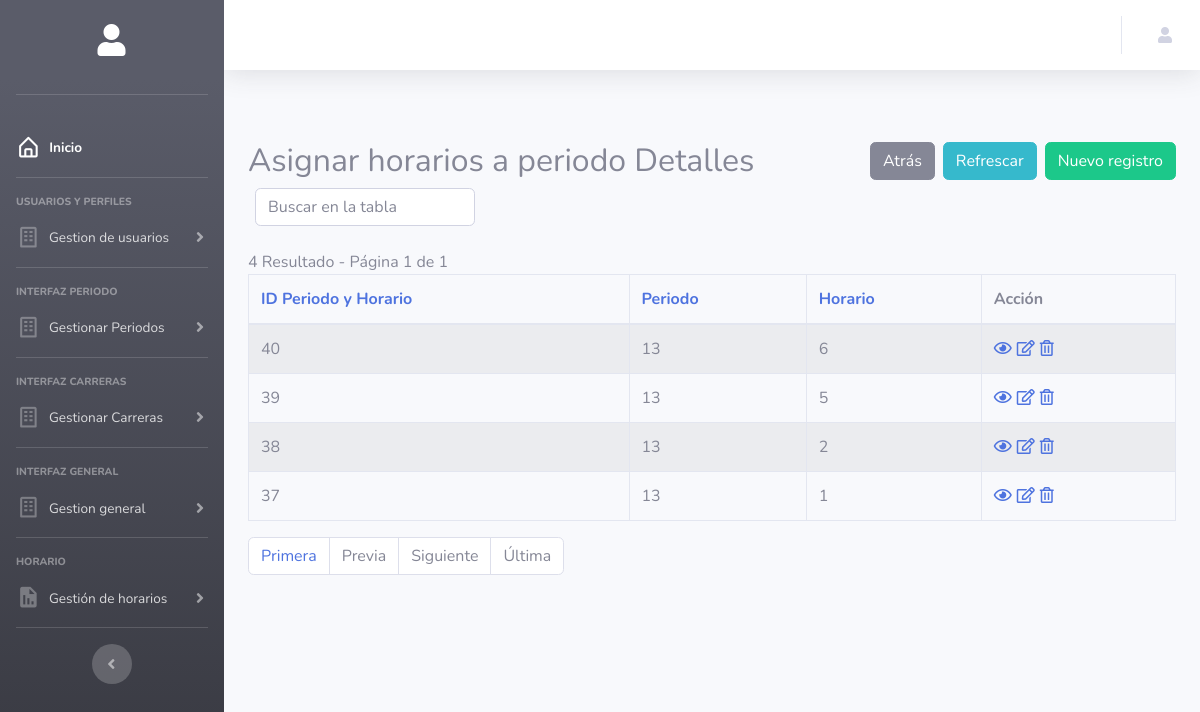
/Codigo/php/periodos_horarios-index.php, run on an earlier commit of the app's database.
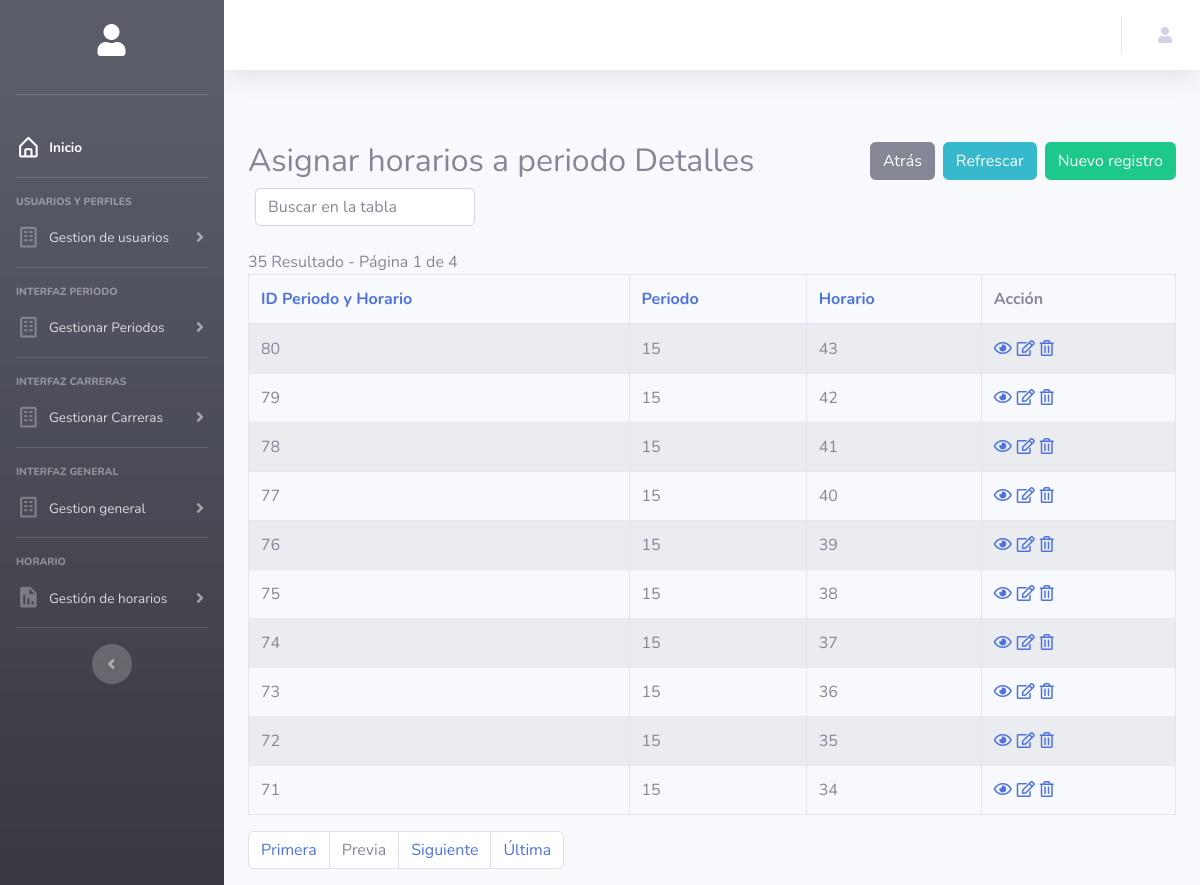
And on a later commit of the database.
### tables this page shows
CREATE TABLE `periodos_horarios` (
  `id_periodo_horario` int(11) NOT NULL,
  `id_periodo` int(11) NOT NULL,
  `id_horario` int(11) NOT NULL
);

### Codigo/php/config.php (called while the page is built, shortened)
<?php
$no_of_records_per_page = 10;
?>

### Codigo/php/periodos_horarios-index.php (the view, shortened to what the changed rows need)
<!DOCTYPE html>
<html lang="en">
<head>
</head>
<?php include('header.php'); ?>
<section class="pt-5">
    <div class="container-fluid">
        <div class="row">
            <div class="col-md-12">
                <div class="page-header clearfix">
                    <h2 class="float-left">Asignar horarios a periodo Detalles</h2>
                </div>
                <div class="form-row">
                </div>
                <br>
                <?php
                require_once "config.php";
                $domain = $_SERVER['HTTP_HOST'];
                $script = $_SERVER['SCRIPT_NAME'];
                $parameters = $_GET ? $_SERVER['QUERY_STRING'] : "";
                $protocol = ($_SERVER['HTTPS'] == "on" ? "https" : "http");
                $currenturl = $protocol . '://' . $domain . $script . '?' . $parameters;
                if (isset($_GET['pageno'])) {
                    $pageno = $_GET['pageno'];
                } else {
                    $pageno = 1;
                }
                $offset = ($pageno - 1) * $no_of_records_per_page;
                $total_pages_sql = "SELECT COUNT(*) FROM periodos_horarios";
                $result = mysqli_query($link, $total_pages_sql);
                $total_rows = mysqli_fetch_array($result)[0];
                $total_pages = ceil($total_rows / $no_of_records_per_page);
                $order = 'id_horario';
                $sort = 'desc';
                $sql = "SELECT * FROM periodos_horarios ORDER BY $order $sort LIMIT $offset, $no_of_records_per_page";
                $count_pages = "SELECT * FROM periodos_horarios";
                if (!empty($_GET['search'])) {
                    $search = ($_GET['search']);
                    $sql = "SELECT * FROM periodos_horarios
                            WHERE CONCAT_WS (id_periodo_horario,id_periodo,id_horario)
                            LIKE '%$search%'
                            ORDER BY $order $sort
                            LIMIT $offset, $no_of_records_per_page";
                    $count_pages = "SELECT * FROM periodos_horarios
                            WHERE CONCAT_WS (id_periodo_horario,id_periodo,id_horario)
                            LIKE '%$search%'
                            ORDER BY $order $sort";
                } else {
                    $search = "";
                }
                if ($result = mysqli_query($link, $sql)) {
                    if (mysqli_num_rows($result) > 0) {
                        if ($result_count = mysqli_query($link, $count_pages)) {
                            $total_pages = ceil(mysqli_num_rows($result_count) / $no_of_records_per_page);
                        }
                        $number_of_results = mysqli_num_rows($result_count);
                        echo " " . $number_of_results . " Resultado - Página " . $pageno . " de " . $total_pages;
                        echo "<table class='table table-bordered table-striped'>";
                        echo "<thead>";
                        echo "<tr>";
                        echo "<th><a href=?search=$search&sort=&order=id_periodo_horario&sort=$sort>ID Periodo y Horario</th>";
                        echo "<th><a href=?search=$search&sort=&order=id_periodo&sort=$sort>Periodo</th>";
                        echo "<th><a href=?search=$search&sort=&order=id_horario&sort=$sort>Horario</th>";
                        echo "<th>Acción</th>";
                        echo "</tr>";
                        echo "</thead>";
                        echo "<tbody>";
                        while ($row = mysqli_fetch_array($result)) {
                            echo "<tr>";
                            echo "<td>" . htmlspecialchars($row['id_periodo_horario']) . "</td>";
                            echo "<td>" . htmlspecialchars($row['id_periodo']) . "</td>";
                            echo "<td>" . htmlspecialchars($row['id_horario']) . "</td>";
                            echo "<td>";
                            echo "<a href='periodos_horarios-read.php?id_horario=" . $row['id_horario'] . "' title='Ver Registro' data-toggle='tooltip'><i class='far fa-eye'></i></a>";
                            echo "<a href='periodos_horarios-update.php?id_horario=" . $row['id_horario'] . "' title='Actualizar Registro' data-toggle='tooltip'><i class='far fa-edit'></i></a>";
                            echo "<a href='periodos_horarios-delete.php?id_horario=" . $row['id_horario'] . "' title='Eliminar Registro' data-toggle='tooltip'><i class='far fa-trash-alt'></i></a>";
                            echo "</td>";
                            echo "</tr>";
                        }
                        echo "</tbody>";
                        echo "</table>";
                        ?>
                        <ul class="pagination" align-right>
                            <?php
                            $new_url = preg_replace('/&?pageno=[^&]*/', '', $currenturl);
                            ?>
                            <li class="page-item"><a class="page-link" href="<?php echo $new_url . '&pageno=1' ?>">Primera</a>
                            </li>
                            <li class="page-item <?php if ($pageno <= 1) {
                                echo 'disabled';
                            } ?>">
                                <a class="page-link"
                                    href="<?php if ($pageno <= 1) {
                                        echo '#';
                                    } else {
                                        echo $new_url . "&pageno=" . ($pageno - 1);
                                    } ?>">Previa</a>
                            </li>
                            <li class="page-item <?php if ($pageno >= $total_pages) {
                                echo 'disabled';
                            } ?>">
                                <a class="page-link"
                                    href="<?php if ($pageno >= $total_pages) {
                                        echo '#';
                                    } else {
                                        echo $new_url . "&pageno=" . ($pageno + 1);
                                    } ?>">Siguiente</a>
                            </li>
                            <li class="page-item <?php if ($pageno >= $total_pages) {
                                echo 'disabled';
                            } ?>">
                                <a class="page-item"><a class="page-link"
                                        href="<?php echo $new_url . '&pageno=' . $total_pages; ?>">Última</a>
                            </li>
                        </ul>
                        <?php
                    } else {
                        echo "<p class='lead'><em>No records were found.</em></p>";
                    }
                } else {
                    echo "ERROR: Could not able to execute $sql. " . mysqli_error($link);
                }
                ?>
            </div>
        </div>
    </div>
</section>
<?php include('footer.php'); ?>

What changed in the data, as far as the page shows it:
removed periodos_horarios: id_periodo_horario "40", id_periodo "13", id_horario "6"
removed periodos_horarios: id_periodo_horario "39", id_periodo "13", id_horario "5"
removed periodos_horarios: id_periodo_horario "38", id_periodo "13", id_horario "2"
removed periodos_horarios: id_periodo_horario "37", id_periodo "13", id_horario "1"
added periodos_horarios: id_periodo_horario "80", id_periodo "15", id_horario "43"
added periodos_horarios: id_periodo_horario "79", id_periodo "15", id_horario "42"
added periodos_horarios: id_periodo_horario "78", id_periodo "15", id_horario "41"
added periodos_horarios: id_periodo_horario "77", id_periodo "15", id_horario "40"
added periodos_horarios: id_periodo_horario "76", id_periodo "15", id_horario "39"
added periodos_horarios: id_periodo_horario "75", id_periodo "15", id_horario "38"
added periodos_horarios: id_periodo_horario "74", id_periodo "15", id_horario "37"
added periodos_horarios: id_periodo_horario "73", id_periodo "15", id_horario "36"
added periodos_horarios: id_periodo_horario "72", id_periodo "15", id_horario "35"
added periodos_horarios: id_periodo_horario "71", id_periodo "15", id_horario "34"
Also different on the page:
$number_of_results: "4" → "35"
$total_pages: "1" → "4"
